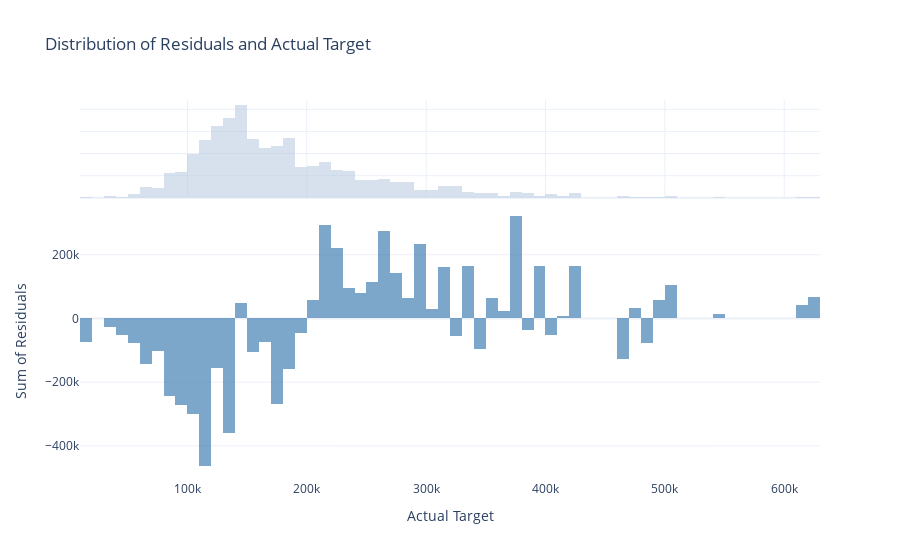

Notebook code for this chart:
### Markdown cell above
https://stackoverflow.com/questions/61440583/python-plotly-different-axis-title-in-subplot-marginal

### Code cell
fig = px.histogram(x=result_df['y_actual_test'], y=result_df['residuals_test'],
                   color_discrete_sequence=['steelblue'], marginal="histogram", opacity=0.7,
                   title = 'Distribution of Residuals and Actual Target')
fig.update_xaxes(title_text='Actual Target',row=1, col=1)
fig.update_yaxes(title_text='Sum of Residuals', row=1, col=1)
fig.update_traces(marker=dict(color="lightsteelblue"),row=2, col=1)
fig

### Figure 1 — Plotly figure (JSON) as saved in the notebook; plotly's stock layout.template omitted (floating-point values rounded to 4 significant figures; data arrays with more than 128 entries replaced by an {"elided": "..."} marker saying what was removed)
{"data": [{"alignmentgroup": "True", "bingroup": "x", "histfunc": "sum", "hovertemplate": "x=%{x}<br>sum of y=%{y}<extra></extra>", "legendgroup": "", "marker": {"color": "steelblue", "opacity": 0.7, "pattern": {"shape": ""}}, "name": "", "offsetgroup": "", "orientation": "v", "showlegend": false, "type": "histogram", "x": {"elided": "879 int values"}, "xaxis": "x", "y": {"elided": "879 float values"}, "yaxis": "y"}, {"alignmentgroup": "True", "bingroup": "x", "hovertemplate": "x=%{x}<br>count=%{y}<extra></extra>", "legendgroup": "", "marker": {"color": "lightsteelblue", "pattern": {"shape": ""}}, "name": "", "offsetgroup": "", "opacity": 0.5, "showlegend": false, "type": "histogram", "x": {"elided": "879 int values"}, "xaxis": "x2", "yaxis": "y2"}], "layout": {"barmode": "overlay", "legend": {"tracegroupgap": 0}, "title": {"text": "Distribution of Residuals and Actual Target"}, "xaxis": {"anchor": "y", "domain": [0, 1], "title": {"text": "Actual Target"}}, "xaxis2": {"anchor": "y2", "domain": [0, 1], "matches": "x", "showgrid": true, "showticklabels": false}, "yaxis": {"anchor": "x", "domain": [0, 0.7326], "title": {"text": "Sum of Residuals"}}, "yaxis2": {"anchor": "x2", "domain": [0.7426, 1], "matches": "y2", "showgrid": true, "showline": false, "showticklabels": false, "ticks": ""}}}
